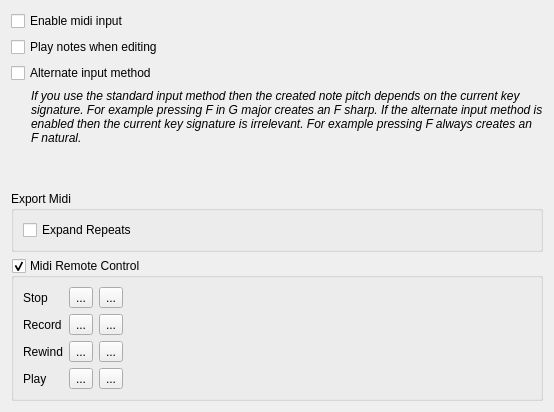
     <widget class="QWidget" name="tab4" >
      <attribute name="title" >
       <string>Note Entry</string>
      </attribute>
      <layout class="QVBoxLayout" >
       <item>
        <widget class="QCheckBox" name="enableMidiInput" >
         <property name="text" >
          <string>Enable midi input</string>
         </property>
        </widget>
       </item>
       <item>
        <widget class="QCheckBox" name="playNotes" >
         <property name="text" >
          <string>Play notes when editing</string>
         </property>
        </widget>
       </item>
       <item>
        <widget class="QCheckBox" name="alternateInput" >
         <property name="text" >
          <string>Alternate input method</string>
         </property>
        </widget>
       </item>
       <item>
        <widget class="QLabel" name="label_18" >
         <property name="sizePolicy" >
          <sizepolicy vsizetype="Expanding" hsizetype="Expanding" >
           <horstretch>0</horstretch>
           <verstretch>0</verstretch>
          </sizepolicy>
         </property>
         <property name="font" >
          <font>
           <italic>true</italic>
          </font>
         </property>
         <property name="text" >
          <string>If you use the standard input method then the created note pitch depends on the current key signature. For example pressing F in G major creates an F sharp. If the alternate input method is enabled then the current key signature is irrelevant. For example pressing F always creates an F natural.</string>
         </property>
         <property name="wordWrap" >
          <bool>true</bool>
         </property>
         <property name="indent" >
          <number>20</number>
         </property>
        </widget>
       </item>
       <item>
        <spacer>
         <property name="orientation" >
          <enum>Qt::Vertical</enum>
         </property>
         <property name="sizeHint" stdset="0" >
          <size>
           <width>20</width>
           <height>40</height>
          </size>
         </property>
        </spacer>
       </item>
       <item>
        <widget class="QGroupBox" name="groupBox_8" >
         <property name="sizePolicy" >
          <sizepolicy vsizetype="Preferred" hsizetype="Preferred" >
           <horstretch>0</horstretch>
           <verstretch>0</verstretch>
          </sizepolicy>
         </property>
         <property name="title" >
          <string>Export Midi</string>
         </property>
         <property name="flat" >
          <bool>true</bool>
         </property>
         <layout class="QVBoxLayout" >
          <item>
           <widget class="QCheckBox" name="expandRepeats" >
            <property name="text" >
             <string>Expand Repeats</string>
            </property>
           </widget>
          </item>
         </layout>
        </widget>
       </item>
       <item>
        <widget class="QGroupBox" name="rcGroup" >
         <property name="toolTip" >
          <string>enable midi remote control</string>
         </property>
         <property name="title" >
          <string>Midi Remote Control</string>
         </property>
         <property name="flat" >
          <bool>true</bool>
         </property>
         <property name="checkable" >
          <bool>true</bool>
         </property>
         <layout class="QGridLayout" >
          <property name="margin" >
           <number>9</number>
          </property>
          <property name="spacing" >
           <number>6</number>
          </property>
          <item row="0" column="0" >
           <widget class="QLabel" name="label_16" >
            <property name="text" >
             <string>Stop</string>
            </property>
           </widget>
          </item>
          <item row="0" column="1" >
           <widget class="GreendotButton" name="stopActive" >
            <property name="toolTip" >
             <string>is active</string>
            </property>
            <property name="text" >
             <string>...</string>
            </property>
           </widget>
          </item>
          <item row="0" column="2" >
           <widget class="RecordButton" name="recordStop" >
            <property name="toolTip" >
             <string>record</string>
            </property>
            <property name="text" >
             <string>...</string>
            </property>
           </widget>
          </item>
          <item row="0" column="3" >
           <spacer>
            <property name="orientation" >
             <enum>Qt::Horizontal</enum>
            </property>
            <property name="sizeHint" stdset="0" >
             <size>
              <width>40</width>
              <height>20</height>
             </size>
            </property>
           </spacer>
          </item>
          <item row="1" column="0" >
           <widget class="QLabel" name="label_14" >
            <property name="text" >
             <string>Record</string>
            </property>
           </widget>
          </item>
          <item row="1" column="1" >
           <widget class="GreendotButton" name="recordActive" >
            <property name="toolTip" >
             <string>is active</string>
            </property>
            <property name="text" >
             <string>...</string>
            </property>
           </widget>
          </item>
          <item row="1" column="2" >
           <widget class="RecordButton" name="recordRecord" >
            <property name="toolTip" >
             <string>record</string>
            </property>
            <property name="text" >
             <string>...</string>
            </property>
           </widget>
          </item>
          <item row="2" column="0" >
           <widget class="QLabel" name="label_15" >
            <property name="text" >
             <string>Rewind</string>
            </property>
           </widget>
          </item>
          <item row="2" column="1" >
           <widget class="GreendotButton" name="rewindActive" >
            <property name="toolTip" >
             <string>is active</string>
            </property>
            <property name="text" >
             <string>...</string>
            </property>
           </widget>
          </item>
          <item row="2" column="2" >
           <widget class="RecordButton" name="recordRewind" >
            <property name="toolTip" >
             <string>record</string>
            </property>
            <property name="text" >
             <string>...</string>
            </property>
           </widget>
          </item>
          <item row="3" column="0" >
           <widget class="QLabel" name="label_20" >
            <property name="text" >
             <string>Play</string>
            </property>
           </widget>
          </item>
          <item row="3" column="1" >
           <widget class="GreendotButton" name="playActive" >
            <property name="toolTip" >
             <string>is active</string>
            </property>
            <property name="text" >
             <string>...</string>
            </property>
           </widget>
          </item>
          <item row="3" column="2" >
           <widget class="RecordButton" name="recordPlay" >
            <property name="toolTip" >
             <string>record</string>
            </property>
            <property name="text" >
             <string>...</string>
            </property>
           </widget>
          </item>
         </layout>
        </widget>
       </item>
      </layout>
     </widget>
